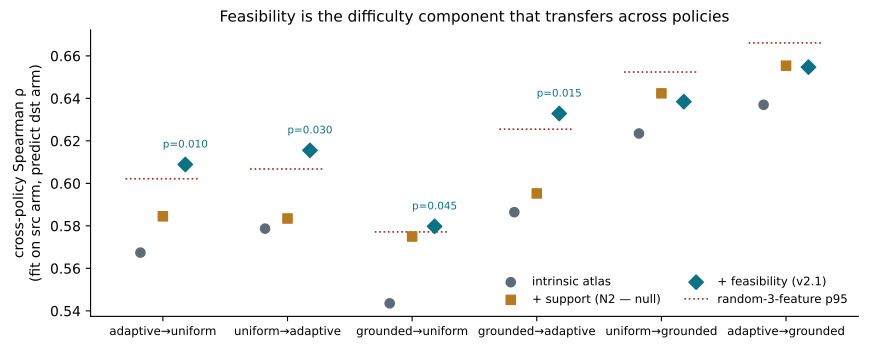

Source code (Python):
#!/usr/bin/env python3
"""F5 — cross-policy transfer lift. Data: reports/N2_atlas_support.json, reports/N_atlas_v21.json."""
import json
import matplotlib; matplotlib.use("Agg")
import matplotlib.pyplot as plt
import numpy as np
R = "/data/robotixx/climb/"
n2 = json.load(open(R + "reports/N2_atlas_support.json"))["T2"]
v21 = json.load(open(R + "reports/N_atlas_v21.json"))["F2"]
pairs = ["adaptive->uniform", "uniform->adaptive", "grounded->uniform", "grounded->adaptive", "uniform->grounded", "adaptive->grounded"]
lab = [p.replace("->", "→") for p in pairs]
xi = np.arange(len(pairs))
fig, ax = plt.subplots(figsize=(8.8, 3.6))
intr = [v21[p]["intrinsic"] for p in pairs]
sup = [n2[p]["intrinsic+support"] for p in pairs]
fea = [v21[p]["intrinsic+feas"] for p in pairs]
p95 = [v21[p]["perm_p95"] for p in pairs]
ax.scatter(xi - 0.18, intr, s=44, color="#5C6B75", label="intrinsic atlas", zorder=3)
ax.scatter(xi, sup, s=44, color="#B7791F", marker="s", label="+ support (N2 — null)", zorder=3)
ax.scatter(xi + 0.18, fea, s=54, color="#0B7285", marker="D", label="+ feasibility (v2.1)", zorder=3)
for x, lo, hi in zip(xi, intr, p95):
    ax.plot([x - 0.30, x + 0.30], [hi, hi], color="#B3261E", lw=1.2, ls=":")
ax.plot([], [], color="#B3261E", lw=1.2, ls=":", label="random-3-feature p95")
for x, p in zip(xi, pairs):
    pv = v21[p]["p_perm"]
    if pv < 0.05:
        ax.text(x + 0.18, fea[pairs.index(p)] + 0.008, f"p={pv:.3f}", fontsize=7.5, ha="center", color="#0B7285")
ax.set_xticks(xi, lab, fontsize=8.5)
ax.set_ylabel("cross-policy Spearman ρ\n(fit on src arm, predict dst arm)")
ax.legend(frameon=False, fontsize=8.5, ncol=2, loc="lower right")
ax.set_title("Feasibility is the difficulty component that transfers across policies", fontsize=11)
for s in ("top", "right"): ax.spines[s].set_visible(False)
fig.tight_layout()
for ext in ("png", "pdf"): fig.savefig(R + f"paper/figures/f5_transfer.{ext}", dpi=160, bbox_inches="tight")
print("wrote f5_transfer.png/pdf")
